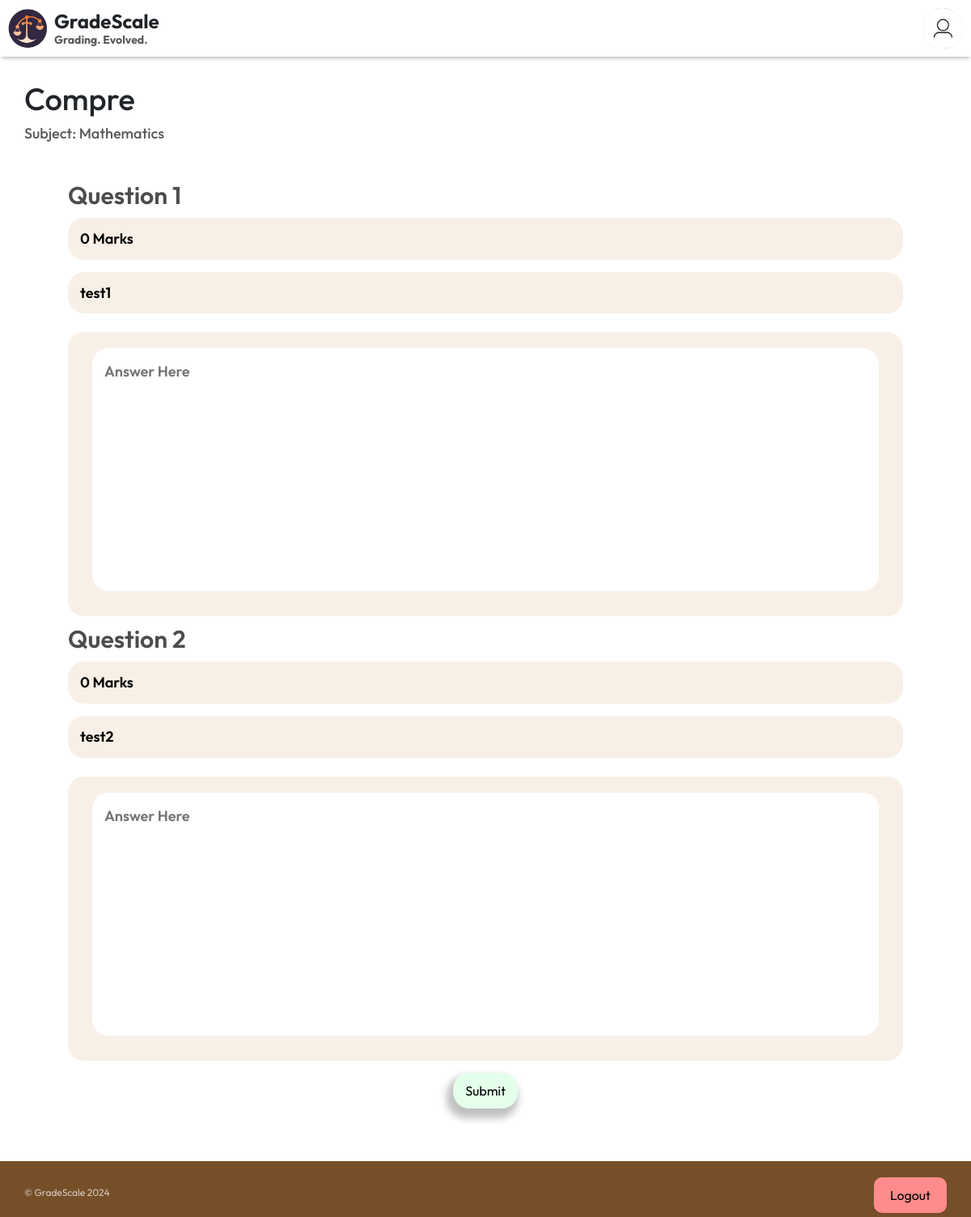
The app's page /student/assignment/4 with its own data.
### tables this page shows
CREATE TABLE Assignments (
    AssignmentID INTEGER PRIMARY KEY AUTOINCREMENT,
    CourseID INTEGER,
    Name TEXT NOT NULL,
    Section TEXT,
    DueDate DATE,
    FOREIGN KEY (CourseID) REFERENCES Courses(CourseID)
);

CREATE TABLE Courses (
    CourseID INTEGER PRIMARY KEY AUTOINCREMENT,
    UserID INTEGER,
    CourseName TEXT NOT NULL,
    FOREIGN KEY (UserID) REFERENCES Users(UserID)
);

CREATE TABLE "Questions" (
	"QuestionID"	INTEGER,
	"AssignmentID"	INTEGER,
	"Question"	TEXT NOT NULL,
	"Answer"	TEXT NOT NULL,
	"Score"	NUMERIC NOT NULL DEFAULT 0,
	FOREIGN KEY("AssignmentID") REFERENCES "Assignments"("AssignmentID"),
	PRIMARY KEY("QuestionID" AUTOINCREMENT)
);

### main.py (the view, shortened to what this page needs)
@app.route("/student/assignment/<int:assignmentid>", methods=['GET','POST'])
def student_assignment(assignmentid):
    if session.get("isteacher"):
        return redirect('/')
    if request.method == 'GET':
        questions = bf.get_questions(bf.create_connection(), assignmentid)
        assignment = bf.get_assignment_details(bf.create_connection(), assignmentid)
        return render_template('student/page3.html', questions=questions, assignmentid=assignmentid, assignmentname=assignment[0], coursename=bf.get_course_name(bf.create_connection(), assignment[1]))

### backendfunctions.py (called while the page is built)
def create_connection(db_file="database.db"):
    conn = None
    try:
        conn = sqlite3.connect(db_file)
        print(sqlite3.version)
    except sqlite3.Error as e:
        print(e)
    return conn

def get_course_name(conn, course_id):
    try:
        sql = "SELECT CourseName FROM Courses WHERE CourseID = ?"
        cursor = conn.cursor()
        cursor.execute(sql, (course_id,))
        row = cursor.fetchone()
        return row[0]
    except sqlite3.Error as e:
        print(e)
        return None

def get_assignment_details(conn, assignment_id):
    try:
        sql = "SELECT Name, CourseID FROM Assignments WHERE AssignmentID = ?"
        cursor = conn.cursor()
        cursor.execute(sql, (assignment_id,))
        row = cursor.fetchone()
        return row
    except sqlite3.Error as e:
        print(e)
        return None

def get_questions(conn, assignment_id):
    try:
        sql = "SELECT QuestionID, Question, Answer, Score FROM Questions WHERE AssignmentID = ?"
        cursor = conn.cursor()
        cursor.execute(sql, (assignment_id,))
        rows = cursor.fetchall()
        return rows
    except sqlite3.Error as e:
        print(e)
        return None

### templates/student/page3.html (shortened to what this page needs)
{% extends "student/studentlayout.html" %}
{% block head %}
    <link rel="stylesheet" href="{{url_for('static', filename='qspg.css')}}" />
{% endblock %}
{% block content %}
    <div
      class="top-container"
      style="
        display: flex;
        justify-content: space-between;
        align-items: center;
        margin: 30px;
      "
    >
      <div id="left">
        <h1 style="font-size: 38px">{{assignmentname}}</h1>
        <h4>Subject: {{coursename}}</h4>
      </div>
    </div>
    <div class="container">
      {% for question in questions %}
        <h2 class="questions-heading">Question {{loop.index}}</h2>
        <h3 class="questions">
          <input type="text" readonly value="{{question[3]}} Marks"></input>
          <input readonly type="text" value="{{question[1]}}" id="{{question[0]}}"/>
        </h3>
        <div class="answer-box-box">
          <textarea name="paragraph_text" cols="50" rows="10" class="answer-box" placeholder="Answer Here"></textarea>
        </div>
    {% endfor %}
    </div>
    <div style="width: 100%;text-align: center;">
        <button id="save-question" onclick="postRequest()">Submit</button>
    </div>
{% endblock %}

### static/qspg.css (style rules this page uses)
* { margin: 0; padding: 0; font-family: "Outfit" !important; box-sizing: border-box; }
#left h4 { font-size: 18px; color: rgba(0, 0, 0, 0.65); }
.container { width: 88%; display: flex; flex-direction: column; margin: 0px auto 80px auto; margin-bottom: 0px; }
.questions-heading { font-size: 30px; font-weight: 600; color: rgba(0, 0, 0, 0.7); margin: 10px 0px; }
.questions input { border: none; width: 100%; font-size: 18px; color: rgba(0, 0, 0, 1); padding: 15px; background-color: rgba(238, 217, 196, 0.4); border-radius: 20px; margin-bottom: 15px; font-weight: 600; }
.answer-box { border: none; width: 100%; height: 300px; font-size: 18px; color: rgba(0, 0, 0, 1); padding: 15px; background-color: white; border-radius: 20px; margin-bottom: 15px; font-weight: 600; resize: none; }
.answer-box-box { padding: 20px 30px 10px 30px; background-color: rgba(238, 217, 196, 0.4); border-radius: 20px; }
#save-question { border: none; background-color: rgba(228, 255, 234, 1); width: 80px; padding: 10px; border-radius: 20px; text-align: center; margin: auto; -webkit-box-shadow: -4px 8px 10px 4px rgba(0, 0, 0, 0.25); -moz-box-shadow: -4px 8px 10px 4px rgba(0, 0, 0, 0.25); box-shadow: -4px 8px 10px 4px rgba(0, 0, 0, 0.25); margin: 15px; cursor: pointer; }

### records on screen
Assignments: Name "Compre"
Courses: CourseName "Mathematics"
Questions: Score "0 Marks", Question "test1"
Questions: Score "0 Marks", Question "test2"
